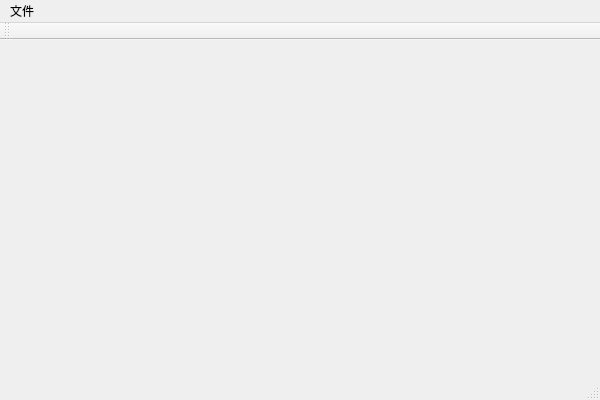
<?xml version="1.0" encoding="UTF-8"?>
<ui version="4.0">
 <class>RunGUIClass</class>
 <widget class="QMainWindow" name="RunGUIClass">
  <property name="geometry">
   <rect>
    <x>0</x>
    <y>0</y>
    <width>600</width>
    <height>400</height>
   </rect>
  </property>
  <property name="windowTitle">
   <string>RunGUI</string>
  </property>
  <widget class="QWidget" name="centralWidget"/>
  <widget class="QMenuBar" name="menuBar">
   <property name="geometry">
    <rect>
     <x>0</x>
     <y>0</y>
     <width>600</width>
     <height>23</height>
    </rect>
   </property>
   <widget class="QMenu" name="menuWenjian">
    <property name="title">
     <string>文件</string>
    </property>
    <addaction name="action"/>
   </widget>
   <addaction name="menuWenjian"/>
  </widget>
  <widget class="QToolBar" name="mainToolBar">
   <attribute name="toolBarArea">
    <enum>TopToolBarArea</enum>
   </attribute>
   <attribute name="toolBarBreak">
    <bool>false</bool>
   </attribute>
  </widget>
  <widget class="QStatusBar" name="statusBar"/>
  <action name="action">
   <property name="text">
    <string>打开</string>
   </property>
  </action>
 </widget>
 <layoutdefault spacing="6" margin="11"/>
 <resources>
  <include location="Rungui.qrc"/>
 </resources>
 <connections/>
</ui>
